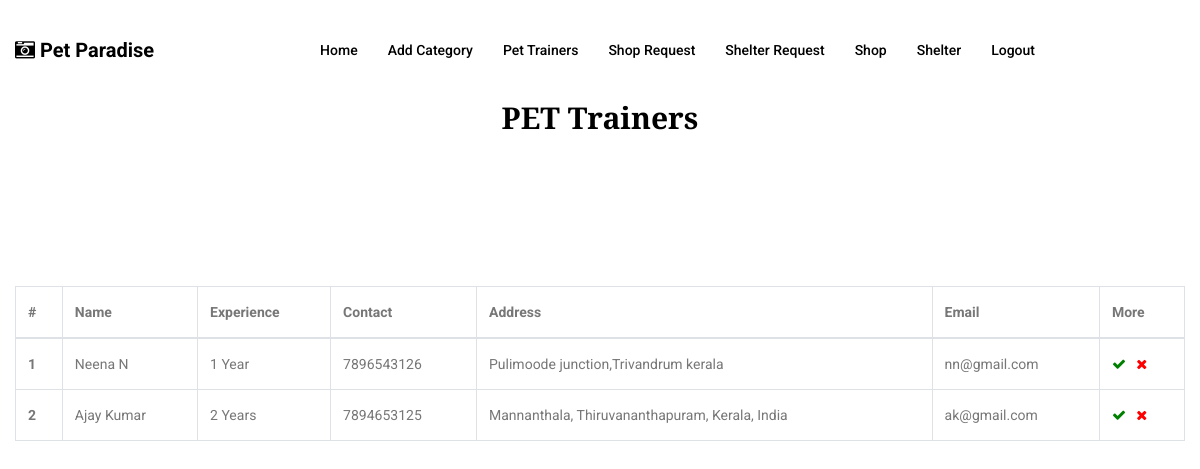
The app's page /admin/tr_req.php (signed in) with its own data.
### tables this page shows
CREATE TABLE IF NOT EXISTS `tr_data` (
  `id` int(11) NOT NULL AUTO_INCREMENT,
  `nme` varchar(150) NOT NULL,
  `exp` varchar(150) NOT NULL,
  `cont` varchar(150) NOT NULL,
  `addr` varchar(150) NOT NULL,
  `em` varchar(150) NOT NULL,
  `pas` varchar(150) NOT NULL,
  `ph` varchar(150) NOT NULL,
  `st` int(11) NOT NULL,
  PRIMARY KEY (`id`)
);

### connection.php (called while the page is built, shortened)
<?php
$title="Pet Paradise";
?>

### admin/tr_req.php (the view, shortened to what this page needs)
<?php
include '../connection.php';
?>
<!doctype html>
<html lang="en">
<head>
    <link rel="stylesheet" href="../temp/css/bootstrap.css">
    <link rel="stylesheet" href="../temp/vendors/linericon/style.css">
    <link rel="stylesheet" href="../temp/css/font-awesome.min.css">
    <link rel="stylesheet" href="../temp/vendors/owl-carousel/owl.carousel.min.css">
    <link rel="stylesheet" href="../temp/vendors/lightbox/simpleLightbox.css">
    <link rel="stylesheet" href="../temp/vendors/nice-select/css/nice-select.css">
    <link rel="stylesheet" href="../temp/vendors/animate-css/animate.css">
    <link rel="stylesheet" href="../temp/vendors/jquery-ui/jquery-ui.css">
    <link rel="stylesheet" href="../temp/css/style.css">
    <link rel="stylesheet" href="../temp/css/responsive.css">
</head>
<body>
    <header class="header_area">
        <div class="main_menu">
            <?php
                                                include 'menu.php';
            ?>
        </div>
    </header>
     <section>
           <center>
                         <h2>PET Trainers</h2>
                        </center>
     </section>
    <section class="contact_area section-gap">
        <div class="container">
            <div class="row">
                <div class="col-lg-12">
                    <form class="row contact_form"  method="post" enctype="multipart/form-data">
                        <div class="col-md-12">
                                     <?php
                                                        $sel_gal=mysqli_query($dbcon,"select * from tr_data order by id desc");
                                                        if(mysqli_num_rows($sel_gal)>0)
                                                        {$i=0;
                                                        ?>
                                    <table class="table table-bordered">
                                    <thead>
                                        <tr>
                                            <th scope="col">#</th>
                                            <th scope="col">Name</th>
                                            <th scope="col">Experience</th>
                                            <th scope="col">Contact</th>
                                            <th scope="col">Address</th>
                                            <th scope="col">Email</th>
                                            <th>More</th>
                                        </tr>
                                    </thead>
                                    <tbody>
                                         <?php
                                                            while($r_gal=mysqli_fetch_row($sel_gal))
                                                            {
                                                                $i++;
                                                                ?>
                                        <tr>
                                            <th scope="row"><?php echo $i ?></th>
                                            <td><?php echo $r_gal[1] ?></td>
                                            <td><?php echo $r_gal[2] ?></td>
                                            <td><?php echo $r_gal[3] ?></td>
                                             <td><?php echo $r_gal[4] ?></td>
                                             <td><?php echo $r_gal[5] ?></td>
                                            <td>
                                <?php
        if ($r_gal[8]=='0')
        {
            ?>
                                                <a href="tr_req.php?upd=<?php echo $r_gal[5] ?>"><span  style="color: green"  class="fa fa-check"></span></a>&nbsp;&nbsp; <a href="tr_req.php?del=<?php echo $r_gal[5] ?>"><span style="color: red"  class="fa fa-close"></span></a>
                <?php
        }
 ?>
                                            </td>
                                        </tr>
                                        <?php
                                                            }
                                                            ?>
                                    </tbody>
                                </table>
                                    <?php
                                                        }
                                                        ?>
                        </div>
                    </form>
                </div>
            </div>
        </div>
    </section>
</body>
</html>

### admin/menu.php (shortened to what this page needs)
<?php
include '../connection.php';
?>
<nav class="navbar navbar-expand-lg navbar-light">
                <div class="container">
                    <a class="navbar-brand logo_h" href="#">
                        <b style="color: black"> <span class="fa fa-camera-retro"></span> <?php echo $title ?></b>
                    </a>
                    <div class="collapse navbar-collapse offset" id="navbarSupportedContent">
                        <ul class="nav navbar-nav menu_nav justify-content-center mx-auto">
                            <li class="nav-item">
                                <a class="nav-link" href="home.php">Home</a>
                            </li>
                            <li class="nav-item">
                                <a class="nav-link" href="cate.php">Add Category</a>
                            </li>
                            <li class="nav-item">
                                <a class="nav-link" href="tr_req.php">Pet Trainers</a>
                            </li>
                            <li class="nav-item">
                                <a class="nav-link" href="shop_req.php">Shop Request</a>
                            </li>
                            <li class="nav-item">
                                <a class="nav-link" href="shl_req.php">Shelter Request</a>
                            </li>
                            <li class="nav-item">
                                <a class="nav-link" href="shop.php">Shop </a>
                            </li>
                            <li class="nav-item">
                                <a class="nav-link" href="shl.php">Shelter</a>
                            </li>
                            <li class="nav-item">
                                <a class="nav-link" href="../logout.php">Logout</a>
                            </li>
                        </ul>
                    </div>
                </div>
            </nav>

### records on screen
tr_data: nme "Neena N", exp "1 Year", cont "7896543126", addr "Pulimoode junction,Trivandrum kerala", em "nn@gmail.com"
tr_data: nme "Ajay Kumar", exp "2 Years", cont "7894653125", addr "Mannanthala, Thiruvananthapuram, Kerala, India", em "ak@gmail.com"

### other values on screen
$title "Pet Paradise"
